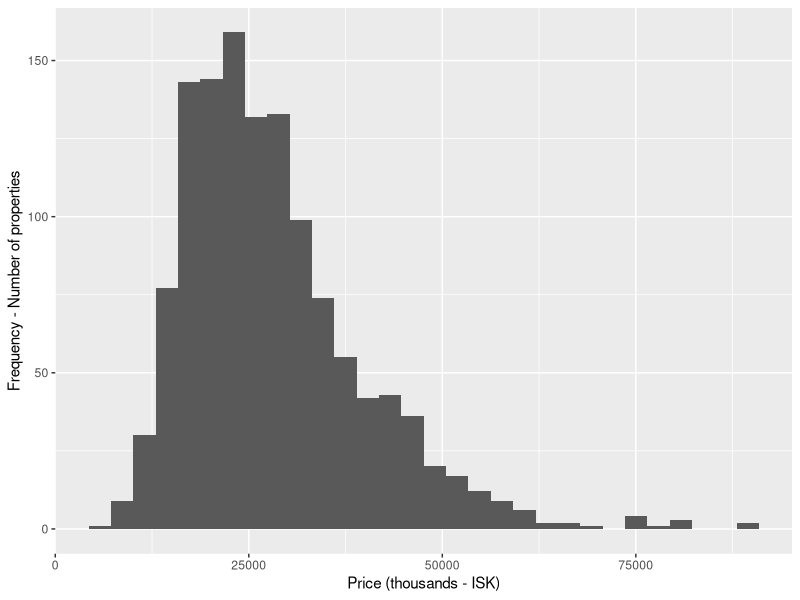
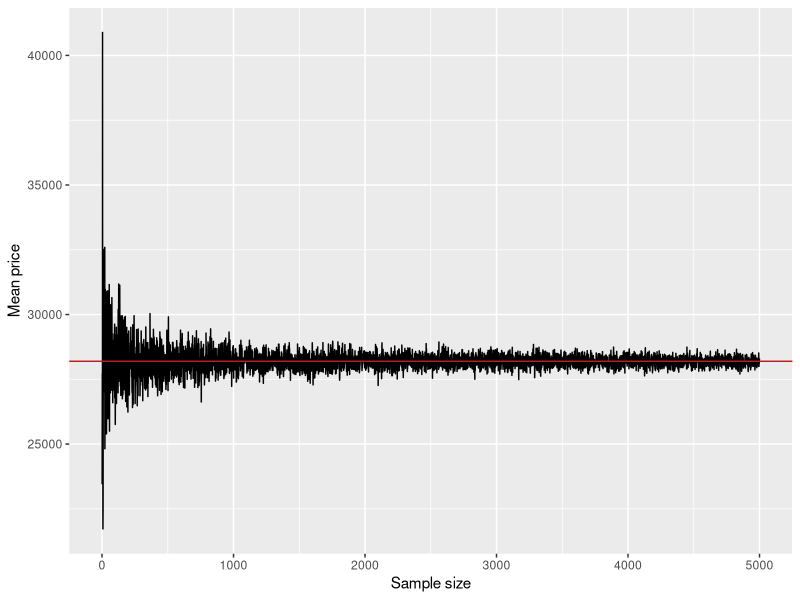

Write R code to recreate these figures, in order.
## ---- chunk 1
library(tidyverse)
library(readr)
library(dplyr)
library(ggplot2)
## ---- chunk 2
oo <- read.csv(file = 'husnaedi.csv', fileEncoding = "UTF-8", sep =';')
oo = oo %>% rename("curent_value" = "nuvirdi",
                   "type" = "teg_eign",
                   "area" = "matssvaedi",
                   "size" = "ibm2",)
## ---- chunk 3
set.seed(0601)
hverfi<-sample(c(20,90,100),1)
oo <- oo%>%filter(area==hverfi)
oo <- subset(oo, select = -c(area))
oo <- filter(oo, type =="Íbúðareign")
oo <- subset(oo, select = -c(type))
## ---- chunk 4
rm(hverfi)
## ---- chunk 5
ggplot(oo, aes( x=curent_value)) + 
  geom_histogram()+xlab("Price (thousands - ISK)")+ylab("Frequency - Number of properties")
price_mean = mean(oo$curent_value)
## ---- chunk 6
set.seed(0601)
someVector <- sapply((1:5000),
  function(x) {mean(sample(oo$curent_value, x,replace = TRUE))})      

qplot(x = 1:5000,
      y = someVector,
      geom="line")+ xlab("Sample size")+ ylab("Mean price") +
      geom_hline(yintercept = price_mean, col="red")
rm(someVector)
## ---- chunk 7
staerd <- c(2,5,20,400)
staerd1 <- replicate(n = 10000, mean(sample(oo$curent_value,
        staerd[1],replace = TRUE)),simplify = TRUE )
staerd2 <- replicate(n = 10000, mean(sample(oo$curent_value,
        staerd[2],replace = TRUE)),simplify = TRUE ) 
staerd3 <- replicate(n = 10000, mean(sample(oo$curent_value,
        staerd[3],replace = TRUE)),simplify = TRUE )
staerd4 <- replicate(n = 10000, mean(sample(oo$curent_value,
        staerd[4],replace = TRUE)),simplify = TRUE )
remove(staerd)
## ---- chunk 8

## ---- chunk 9

